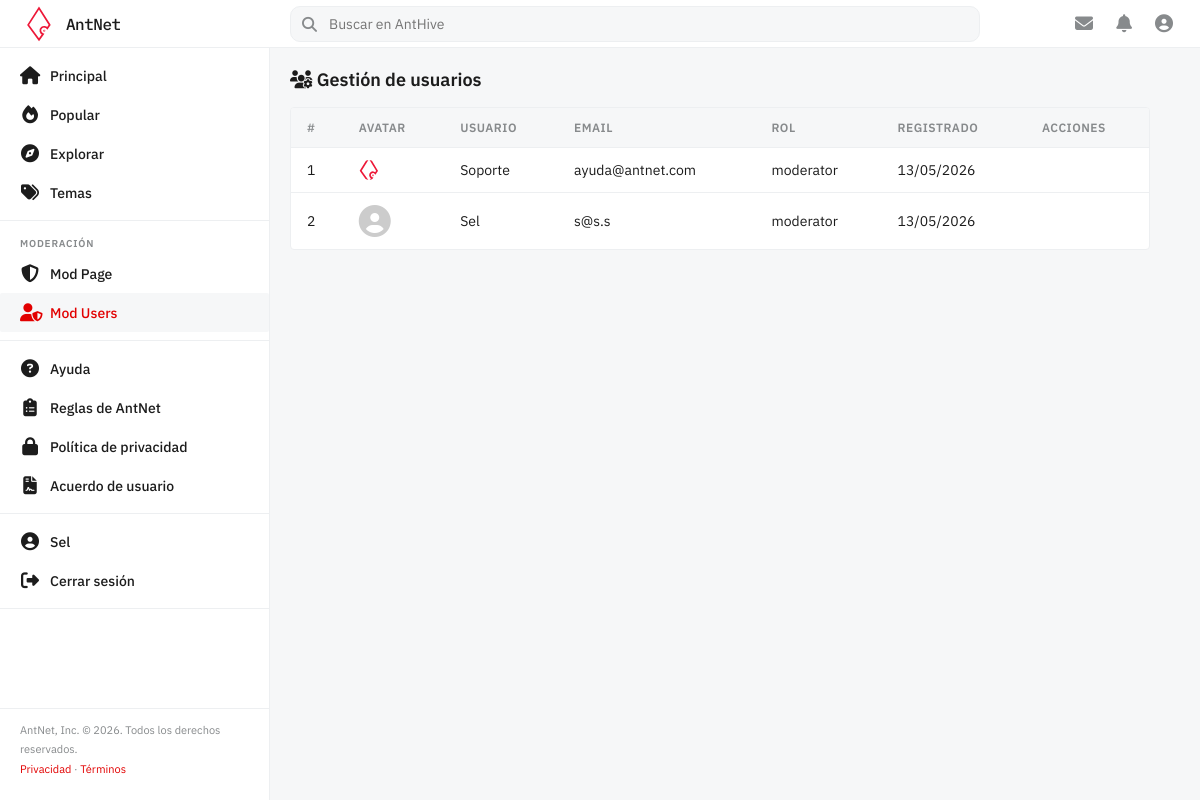
/pages/modusers.php (signed in), run on the app's committed database.
### tables this page shows
CREATE TABLE IF NOT EXISTS `user` (
    `id`              BIGINT       NOT NULL AUTO_INCREMENT,
    `email`           VARCHAR(255) NOT NULL UNIQUE,
    `username`        VARCHAR(100) NOT NULL UNIQUE,
    `password`        VARCHAR(255) NOT NULL,
    `avatar`          VARCHAR(255) NULL,
    `date_registered` DATETIME     NOT NULL DEFAULT CURRENT_TIMESTAMP,
    PRIMARY KEY (`id`)
);

### src/config/database.php (called while the page is built)
<?php
function getDB(): PDO {
    $host = $_ENV['DB_HOST'] ?? 'mysql';
    $port = $_ENV['DB_PORT'] ?? '3306';
    $name = $_ENV['DB_NAME'] ?? 'AntNetDDBB';
    $user = $_ENV['DB_USER'] ?? 'user';
    $pass = $_ENV['DB_PASS'] ?? 'pass';
    $dsn = "mysql:host=$host;port=$port;dbname=$name;charset=utf8mb4";
    try {
        $pdo = new PDO($dsn, $user, $pass, [
            PDO::ATTR_ERRMODE            => PDO::ERRMODE_EXCEPTION,
            PDO::ATTR_DEFAULT_FETCH_MODE => PDO::FETCH_ASSOC,
            PDO::ATTR_EMULATE_PREPARES   => false,
        ]);
        $pdo->exec("SET time_zone = '+02:00'");
        return $pdo;
    } catch (PDOException $e) {
        error_log($e->getMessage());
        die('Error de conexión a la base de datos.');
    }
}

### src/models/User.php (called while the page is built, shortened)
<?php
require_once __DIR__ . '/../config/database.php';
class User
{
    private PDO $db;
    public function __construct()
    {
        $this->db = getDB();
    }
    public function getAll(): array
    {
        $stmt = $this->db->prepare(
            'SELECT u.*,
             GROUP_CONCAT(r.role_name SEPARATOR ", ") as roles_names,
             GROUP_CONCAT(r.id SEPARATOR ",") as roles_ids
             FROM `user` u
             LEFT JOIN user_has_role uhr ON u.id = uhr.id_user
             LEFT JOIN role r ON uhr.id_role = r.id
             GROUP BY u.id
             ORDER BY u.id ASC'
        );
        $stmt->execute();
        return $stmt->fetchAll();
    }
}

### src/pages/modusers.php (the view, shortened to what this page needs)
<?php
require_once __DIR__ . '/../models/User.php';
$userModel = new User();
$users = $userModel->getAll();
require_once __DIR__ . '/../includes/header.php';
?>
<div class="layout">
    <?php require_once __DIR__ . '/../includes/sidebar.php'; ?>
    <main class="site-main">
        <h1 class="form-card__title" style="margin-bottom:16px">
            <i class="fa-solid fa-users-gear"></i> Gestión de usuarios
        </h1>
        <div class="mod-table-wrapper">
            <table class="mod-table">
                <thead>
                    <tr>
                        <th>#</th>
                        <th>Avatar</th>
                        <th>Usuario</th>
                        <th>Email</th>
                        <th>Rol</th>
                        <th>Registrado</th>
                        <th>Acciones</th>
                    </tr>
                </thead>
                <tbody>
                    <?php foreach ($users as $u): ?>
                        <tr id="row-<?= $u['id'] ?>">
                            <td><?= $u['id'] ?></td>
                            <td>
                                <?php if (!empty($u['avatar'])): ?>
                                    <img src="<?= htmlspecialchars($u['avatar']) ?>" class="meta-avatar" alt="">
                                <?php else: ?>
                                    <i class="fa-solid fa-circle-user meta-avatar-icon" style="font-size:32px; color:var(--text-muted, #ccc);"></i>
                                <?php endif; ?>
                            </td>
                            <td><?= htmlspecialchars($u['username']) ?></td>
                            <td><?= htmlspecialchars($u['email']) ?></td>
                            <td><?= htmlspecialchars($u['roles_names'] ?: 'sin rol') ?></td>
                            <td><?= date('d/m/Y', strtotime($u['date_registered'])) ?></td>
                            <td>
                            </td>
                        </tr>
                    <?php endforeach; ?>
                </tbody>
            </table>
        </div>
    </main>
</div>
<?php require_once __DIR__ . '/../includes/footer.php'; ?>

### src/assets/css/style.css (style rules this page uses)
:root { --primary: #e20000; --bg: #f6f7f8; --surface: #ffffff; --sidebar-bg: #ffffff; --border: #edeff1; --text: #1c1c1c; --muted: #878a8c; --hover-bg: #f6f7f8; --header-bg: #ffffff; --header-h: 48px; --sidebar-w: 270px; }
* { box-sizing: border-box; margin: 0; padding: 0; }
body { font-family: 'IBM Plex Sans', sans-serif; background-color: var(--bg); color: var(--text); font-size: 14px; }
.layout { display: flex; margin-top: var(--header-h); min-height: calc(100vh - var(--header-h)); }
main { margin-left: var(--sidebar-w); flex: 1; padding: 20px 50px 20px 20px; }
.meta-avatar { width: 20px; height: 20px; border-radius: 50%; object-fit: cover; vertical-align: middle; }
.meta-avatar-icon { font-size: 20px; color: var(--muted); vertical-align: middle; }
.form-card__title { font-size: 18px; font-weight: 600; }
.mod-table-wrapper { background: var(--surface); border: 1px solid var(--border); border-radius: 4px; overflow-x: auto; margin-bottom: 20px; }
.mod-table { width: 100%; border-collapse: collapse; text-align: left; }
.mod-table th, .mod-table td { padding: 12px 16px; border-bottom: 1px solid var(--border); color: var(--text); font-size: 14px; vertical-align: middle; }
.mod-table th { background: var(--bg); font-weight: 600; color: var(--muted); text-transform: uppercase; font-size: 12px; letter-spacing: 0.5px; }
.mod-table tbody tr:last-child td { border-bottom: none; }

### data on the page
user: id "1", avatar (picture), username "Soporte", email "ayuda@antnet.com", roles_names "moderator", date_registered "13/05/2026"
user: id "2", username "Sel", email "s@s.s", roles_names "moderator", date_registered "13/05/2026"

### other printed values
$_SESSION['username'] "Sel"
